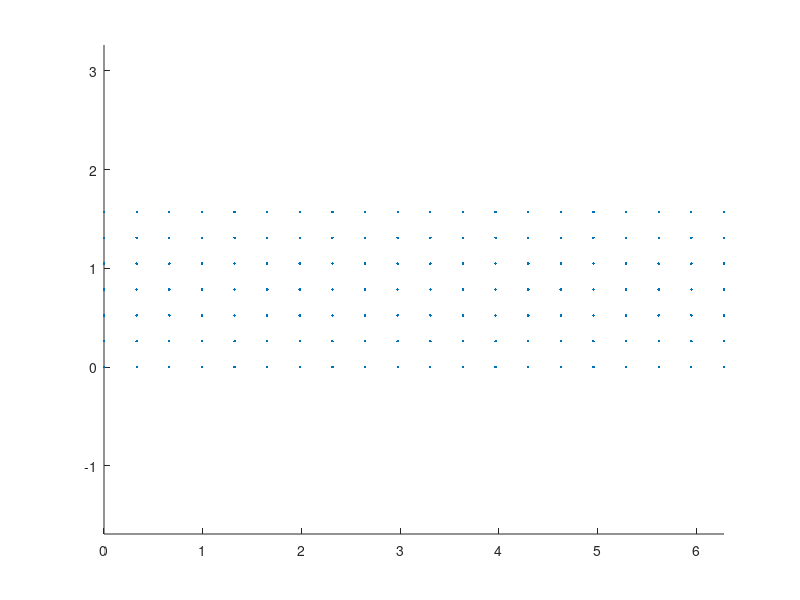
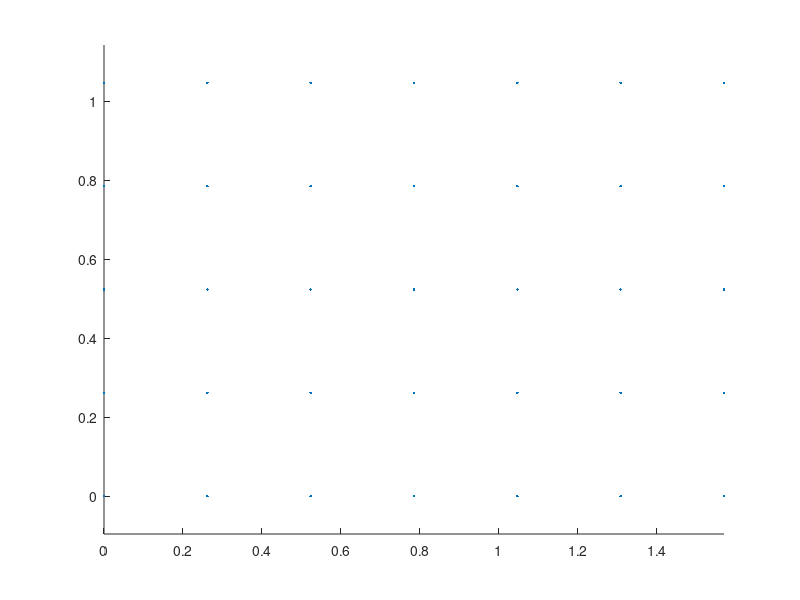

MATLAB code to generate these figures, in order: (Note: this script raises an error after producing the figures.)
%% Orientation Selection

% v_phi1,V_phi,v_phi2: vectors which discretize the hexagonal fundamental
% zone into a number of orienations
% v_phi1 = linspace(0,2*pi(),41);
% v_Phi = linspace(0,pi()/2,12);
% v_phi2 = linspace(0,pi()/3,10);

v_phi1 = linspace(0,2*pi(),20);
v_Phi = linspace(0,pi()/2,7);
v_phi2 = linspace(0,pi()/3,5);

[X,Y,Z] = meshgrid(v_phi1,v_Phi,v_phi2);
% ori: array containing bunge-euler angles for all trial orientations
ori = [X(:), Y(:), Z(:)];
% ori = [ori (1:length(ori))']
close('all')

figure(1)
scatter(ori(:,1),ori(:,2),'.')
axis equal

figure(2)
scatter(ori(:,2),ori(:,3),'.')
axis equal

% ori_len: number of trial orientations
N = length(ori(:,1));

%% Read OIM coefficient file

fileID = fopen('OIM_coeff_L04.txt','r');
formatSpec = '%d %d %d %f %f';
sizeA = [5, inf];
A = fscanf(fileID,formatSpec,sizeA)';

%% Regression

% ocf: number of coefficients from the original ODF harmonic description
ocf = 56;

% lvec: vector containing the sequence of l-numbers from 0 to L
lvec = A(:,1);

% w: "half width of the gaussian peak located at the orientation g_i" OIM
% software (is this the same as the Gaussian Smoothing angle?)
w = 2.5 * (pi()/180);

% Y_coeff: vector of the coefficients used
Y_coeff = A(:,4) + A(:,5)*1i;

X_coeff = zeros(ocf, N);

for ii = 1:N
    
    gsh_res = gsh_hcp_tri_L_7(ori(ii,1),ori(ii,2),ori(ii,3))';
    
    for jj = 1:length(gsh_res)
        %
        l = lvec(jj);
        %
        K = (exp(-0.25*(l^2)*(w^2))-exp(-0.25*((l+1)^2)*(w^2)))/(1-exp(-0.25*w^2));
        %
        X_coeff(jj,ii) = (2*l+1)*K*gsh_res(jj);
        %       X_coeff(jj,ii) = gsh_res(jj);
        
        
    end
end

save X_coeff.mat X_coeff % Corresponding GSH basis function evaluated at descrete orientation
save Y_coeff.mat Y_coeff % Target ODF

%%
% vol_frac: the vector of volume fractions from the regression
% vol_frac = regress(Y_coeff,X_coeff);
%
% disp(vol_frac)

%% Debug

% for ii = 1
%
% %     gsh_res = GSH_Hexagonal_Triclinic(ori(ii,1),ori(ii,2),ori(ii,3))';
%
%     for jj = 1:length(gsh_res)
%
%         l = lvec(jj);
%
%         K = (exp(-0.25*(l^2)*(w^2))-exp(-0.25*((l+1)^2)*(w^2)))/(1-exp(-0.25*w^2));
%
%         temp = ((2*l+1)/N)*K
%
%     end
% end